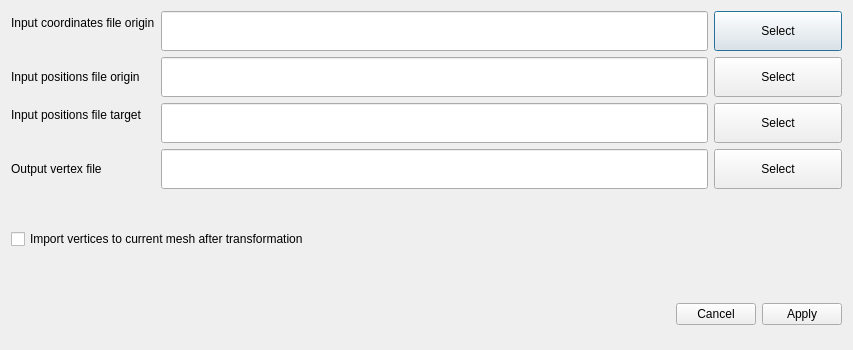
<?xml version="1.0" encoding="UTF-8"?>
<ui version="4.0">
 <class>QRunTpsRpmScriptDialog</class>
 <widget class="QDialog" name="QRunTpsRpmScriptDialog">
  <property name="geometry">
   <rect>
    <x>0</x>
    <y>0</y>
    <width>853</width>
    <height>350</height>
   </rect>
  </property>
  <property name="windowTitle">
   <string>Apply TPS-RPM Transformation</string>
  </property>
  <layout class="QVBoxLayout" name="verticalLayout">
   <item>
    <layout class="QFormLayout" name="formLayout">
     <item row="0" column="0">
      <widget class="QLabel" name="inputCoordinatesFileSelectionLabel">
       <property name="text">
        <string>Input coordinates file origin</string>
       </property>
      </widget>
     </item>
     <item row="0" column="1">
      <layout class="QHBoxLayout" name="inputCoordinateFileSelectionLayout">
       <item>
        <widget class="QLineEdit" name="inputCoordinateFileLineEdit">
         <property name="minimumSize">
          <size>
           <width>128</width>
           <height>40</height>
          </size>
         </property>
         <property name="readOnly">
          <bool>true</bool>
         </property>
        </widget>
       </item>
       <item>
        <widget class="QPushButton" name="inputCoordinateFileSelectionPushButton">
         <property name="minimumSize">
          <size>
           <width>128</width>
           <height>40</height>
          </size>
         </property>
         <property name="text">
          <string>Select</string>
         </property>
        </widget>
       </item>
      </layout>
     </item>
     <item row="1" column="0">
      <widget class="QLabel" name="inputPositionsOriginFileSelectionLabel">
       <property name="sizePolicy">
        <sizepolicy hsizetype="Preferred" vsizetype="Preferred">
         <horstretch>0</horstretch>
         <verstretch>0</verstretch>
        </sizepolicy>
       </property>
       <property name="minimumSize">
        <size>
         <width>100</width>
         <height>40</height>
        </size>
       </property>
       <property name="text">
        <string>Input positions file origin</string>
       </property>
      </widget>
     </item>
     <item row="1" column="1">
      <layout class="QHBoxLayout" name="inputPositionsOriginFileSelectionLayout">
       <item>
        <widget class="QLineEdit" name="inputPositionsOriginFileLineEdit">
         <property name="sizePolicy">
          <sizepolicy hsizetype="Expanding" vsizetype="Fixed">
           <horstretch>0</horstretch>
           <verstretch>0</verstretch>
          </sizepolicy>
         </property>
         <property name="minimumSize">
          <size>
           <width>128</width>
           <height>40</height>
          </size>
         </property>
         <property name="text">
          <string notr="true"/>
         </property>
         <property name="readOnly">
          <bool>true</bool>
         </property>
         <property name="placeholderText">
          <string notr="true"/>
         </property>
        </widget>
       </item>
       <item>
        <widget class="QPushButton" name="inputPositionsOriginFileSelectionPushButton">
         <property name="sizePolicy">
          <sizepolicy hsizetype="Minimum" vsizetype="Fixed">
           <horstretch>0</horstretch>
           <verstretch>0</verstretch>
          </sizepolicy>
         </property>
         <property name="minimumSize">
          <size>
           <width>128</width>
           <height>40</height>
          </size>
         </property>
         <property name="text">
          <string>Select</string>
         </property>
        </widget>
       </item>
      </layout>
     </item>
     <item row="2" column="0">
      <widget class="QLabel" name="inputPositionsTargetFileSelectionLabel">
       <property name="text">
        <string>Input positions file target</string>
       </property>
      </widget>
     </item>
     <item row="2" column="1">
      <layout class="QHBoxLayout" name="inputPositionsTargetFileSelectionLayout">
       <item>
        <widget class="QLineEdit" name="inputPositionsTargetFileLineEdit">
         <property name="minimumSize">
          <size>
           <width>128</width>
           <height>40</height>
          </size>
         </property>
         <property name="text">
          <string notr="true"/>
         </property>
         <property name="readOnly">
          <bool>true</bool>
         </property>
         <property name="placeholderText">
          <string notr="true"/>
         </property>
        </widget>
       </item>
       <item>
        <widget class="QPushButton" name="inputPositionsTargetFileSelectionPushButton">
         <property name="minimumSize">
          <size>
           <width>128</width>
           <height>40</height>
          </size>
         </property>
         <property name="text">
          <string>Select</string>
         </property>
        </widget>
       </item>
      </layout>
     </item>
     <item row="3" column="0">
      <widget class="QLabel" name="outputVertexFileSelectionLabel">
       <property name="sizePolicy">
        <sizepolicy hsizetype="Preferred" vsizetype="Preferred">
         <horstretch>0</horstretch>
         <verstretch>0</verstretch>
        </sizepolicy>
       </property>
       <property name="minimumSize">
        <size>
         <width>100</width>
         <height>40</height>
        </size>
       </property>
       <property name="text">
        <string>Output vertex file</string>
       </property>
      </widget>
     </item>
     <item row="3" column="1">
      <layout class="QHBoxLayout" name="outputVertexFileSelectionLayout">
       <item>
        <widget class="QLineEdit" name="outputVertexFileLineEdit">
         <property name="sizePolicy">
          <sizepolicy hsizetype="Expanding" vsizetype="Fixed">
           <horstretch>0</horstretch>
           <verstretch>0</verstretch>
          </sizepolicy>
         </property>
         <property name="minimumSize">
          <size>
           <width>0</width>
           <height>40</height>
          </size>
         </property>
         <property name="readOnly">
          <bool>true</bool>
         </property>
         <property name="placeholderText">
          <string notr="true"/>
         </property>
        </widget>
       </item>
       <item>
        <widget class="QPushButton" name="outputVertexFileSelectionPushButton">
         <property name="sizePolicy">
          <sizepolicy hsizetype="Minimum" vsizetype="Fixed">
           <horstretch>0</horstretch>
           <verstretch>0</verstretch>
          </sizepolicy>
         </property>
         <property name="minimumSize">
          <size>
           <width>128</width>
           <height>40</height>
          </size>
         </property>
         <property name="text">
          <string>Select</string>
         </property>
        </widget>
       </item>
      </layout>
     </item>
    </layout>
   </item>
   <item>
    <widget class="QCheckBox" name="ImportCoordinatesAfterTransformationCheckBox">
     <property name="sizePolicy">
      <sizepolicy hsizetype="Minimum" vsizetype="Minimum">
       <horstretch>0</horstretch>
       <verstretch>0</verstretch>
      </sizepolicy>
     </property>
     <property name="text">
      <string>Import vertices to current mesh after transformation</string>
     </property>
    </widget>
   </item>
   <item>
    <widget class="QDialogButtonBox" name="applyOrCancelButtonBox">
     <property name="sizePolicy">
      <sizepolicy hsizetype="Expanding" vsizetype="Fixed">
       <horstretch>0</horstretch>
       <verstretch>0</verstretch>
      </sizepolicy>
     </property>
     <property name="minimumSize">
      <size>
       <width>100</width>
       <height>50</height>
      </size>
     </property>
     <property name="orientation">
      <enum>Qt::Horizontal</enum>
     </property>
     <property name="standardButtons">
      <set>QDialogButtonBox::Apply|QDialogButtonBox::Cancel</set>
     </property>
     <property name="centerButtons">
      <bool>false</bool>
     </property>
    </widget>
   </item>
  </layout>
 </widget>
 <resources/>
 <connections>
  <connection>
   <sender>applyOrCancelButtonBox</sender>
   <signal>accepted()</signal>
   <receiver>QRunTpsRpmScriptDialog</receiver>
   <slot>accept()</slot>
   <hints>
    <hint type="sourcelabel">
     <x>248</x>
     <y>254</y>
    </hint>
    <hint type="destinationlabel">
     <x>157</x>
     <y>274</y>
    </hint>
   </hints>
  </connection>
  <connection>
   <sender>applyOrCancelButtonBox</sender>
   <signal>rejected()</signal>
   <receiver>QRunTpsRpmScriptDialog</receiver>
   <slot>reject()</slot>
   <hints>
    <hint type="sourcelabel">
     <x>316</x>
     <y>260</y>
    </hint>
    <hint type="destinationlabel">
     <x>286</x>
     <y>274</y>
    </hint>
   </hints>
  </connection>
 </connections>
</ui>
